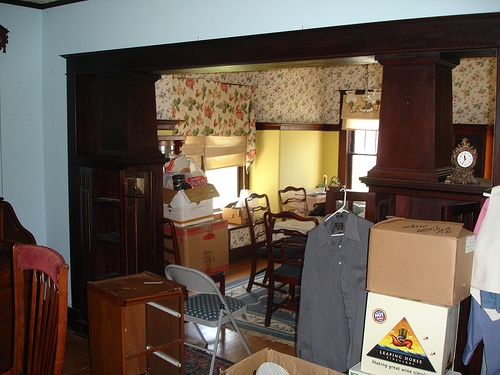
%> input picture brcv/rec/dborl/tests/pascal_000005.jpg, 500 x 375 px
$ octave --eval "result = subpixel_max(rgb2gray(imread('../../../../../brcv/rec/dborl/tests/pascal_000005.jpg')));"   (GNU Octave 9; MATLAB toolbox functions it lacks are replaced by stand-ins)
%> lines starting %> are read from the running program, lines starting %| are printed output that depends on the picture
% This is subpixel_max.m

% \file
% \author Firat Kalaycilar (firat_kalaycilar@brown.edu)
% \date Nov 12, 2012

function max_loc = subpixel_max(f)
	M = imregionalmax(f);
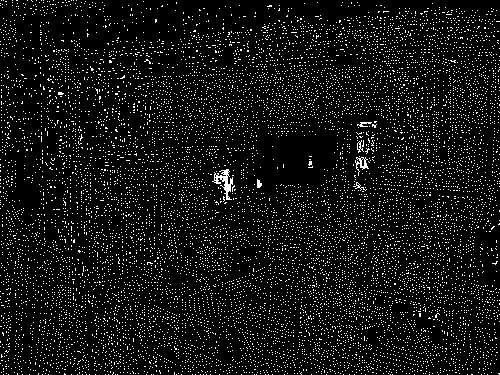
%> M: size 375x500 logical; 7.7% white in thin lines or dots
	L = bwlabel(M);
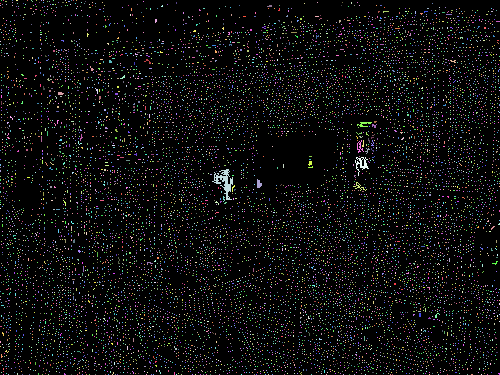
%> L: size 375x500 double; 11313 distinct labels, from 0 to 11312; one colour per label, 0 black
	maxL = max(L(:));
%> maxL = 11312
	max_loc = zeros(maxL,2);
	[H,W] = size(f);
%> H = 375; W = 500
	for i = 1:maxL
		neig = imdilate(L==i, strel('square',3));
		[y,x] = find(neig);
		ind = sub2ind([H,W], y, x);
		z = f(ind);
		p = polyfitn([x,y],z,2);
		max_loc(i,:) = ([2*p.Coefficients(1) p.Coefficients(2); p.Coefficients(2) 2*p.Coefficients(4)]\[-p.Coefficients(3); -p.Coefficients(5)])';
	end
%> this loop made 1 pass
%> (y, x, ind, z) on pass 1: ([3; 4; 5; 3; 4; 5], [1; 1; 1; 2; 2; 2], [3; 4; 5; 378; 379; 380], [48; 120; 99; 27; 114; 112])
%> pass 1, in subpixel_max, `neig = imdilate(L==i, strel('square',3));`:
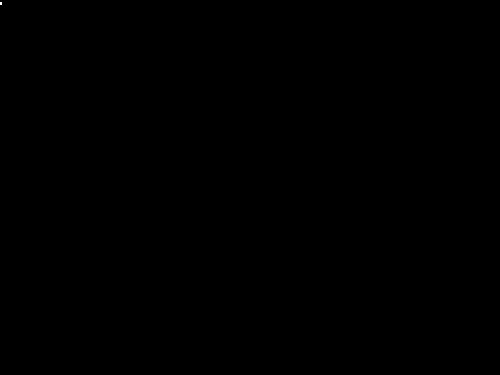
%> neig: size 375x500 logical; 0% white; 1 white region (1 under 20 px)
end
%> (the run ends here)
